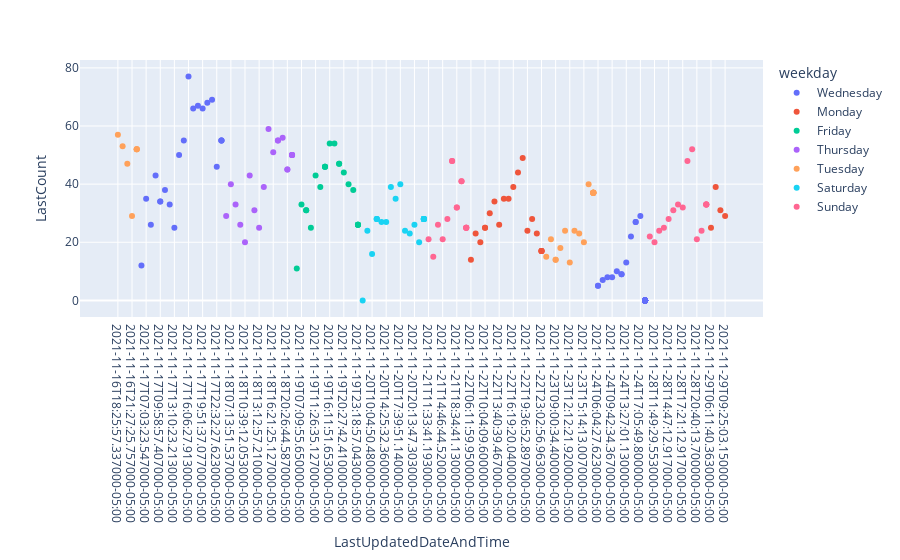

The code cell stored with this chart in its notebook:
### Code cell
# new_east['time_of_day_sec'] = new_east.time.apply
# fig = px.scatter(new_east, x='time',y='LastCount',color='weekday',trendline='rolling', trendline_options=dict(window=5))
fig = px.scatter(new_east, x='LastUpdatedDateAndTime',y='LastCount',color='weekday')
fig.update_layout(xaxis=dict(type='category',categoryorder='category ascending'))
fig.show()
